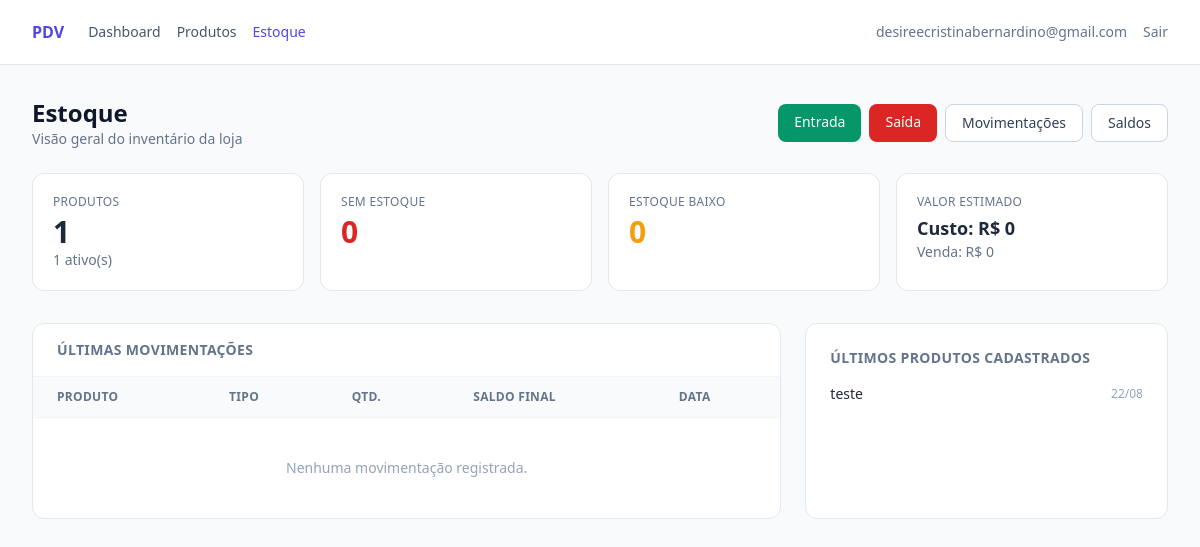
/app/estoque/ (signed in), run on the app's committed database.
### apps/accounts/models.py (models this page shows, shortened)
class User(AbstractUser):
    uuid = models.UUIDField(default=uuid.uuid4, editable=False, unique=True)
    tenant = models.ForeignKey(
        "companies.Tenant",
        on_delete=models.PROTECT,
        related_name="usuarios",
        null=True,
        blank=True,
        verbose_name="tenant",
        help_text=(
            "Tenant do usuário. Equipe da plataforma não possui tenant "
            "(acesso global via Django Admin)."
        ),
    )
    data_criacao = models.DateTimeField("criado em", auto_now_add=True)
    data_atualizacao = models.DateTimeField("atualizado em", auto_now=True)
    class Meta:
        verbose_name = "usuário"
        verbose_name_plural = "usuários"
        indexes = [
            models.Index(fields=["tenant", "username"]),
        ]
    objects = UserManager()
    def get_tenant(self):
        return self.tenant

### apps/products/models.py (models this page shows, shortened)
class Produto(TenantAwareModel):
    class UnidadeMedida(models.TextChoices):
        UN = "UN", "Unidade"
        KG = "KG", "Quilograma"
        G = "G", "Gramas"
        L = "L", "Litros"
        ML = "ML", "Mililitros"
        CX = "CX", "Caixa"
        PCT = "PCT", "Pacote"
    uuid = models.UUIDField(default=uuid.uuid4, editable=False, unique=True)
    tenant = models.ForeignKey(
        Tenant,
        on_delete=models.PROTECT,
        related_name="produtos",
        verbose_name="tenant",
    )
    nome = models.CharField("nome", max_length=200)
    sku = models.CharField("SKU", max_length=60, blank=True)
    codigo_barras = models.CharField(
        "código de barras",
        max_length=13,
        blank=True,
        help_text=(
            "EAN-13. Códigos gerados pelo sistema usam o prefixo 2 "
            "(faixa interna de uso da loja), não são GTIN registrados."
        ),
    )
    descricao = models.TextField("descrição", blank=True)
    tamanho = models.CharField("tamanho", max_length=50, blank=True)
    unidade_medida = models.CharField(
        "unidade de medida",
        max_length=3,
        choices=UnidadeMedida.choices,
        default=UnidadeMedida.UN,
    )
    categoria = models.ForeignKey(
        Categoria,
        on_delete=models.SET_NULL,
        related_name="produtos",
        null=True,
        blank=True,
        verbose_name="categoria",
    )
    marca = models.ForeignKey(
        Marca,
        on_delete=models.SET_NULL,
        related_name="produtos",
        null=True,
        blank=True,
        verbose_name="marca",
    )
    preco_custo = models.DecimalField(
        "preço de custo",
        max_digits=12,
        decimal_places=2,
        default=ZERO,
        validators=[MinValueValidator(ZERO)],
    )
    preco_venda = models.DecimalField(
        "preço de venda",
        max_digits=12,
        decimal_places=2,
        default=ZERO,
        validators=[MinValueValidator(ZERO)],
    )
    estoque_minimo = models.DecimalField(
        "estoque mínimo",
        max_digits=12,
        decimal_places=3,
        default=ZERO,
        validators=[MinValueValidator(ZERO)],
    )
    estoque_maximo = models.DecimalField(
        "estoque máximo",
        max_digits=12,
        decimal_places=3,
        null=True,
        blank=True,
        validators=[MinValueValidator(ZERO)],
    )
    ativo = models.BooleanField("ativo", default=True, db_index=True)
    observacao = models.TextField("observação", blank=True)
    data_cadastro = models.DateTimeField("criado em", auto_now_add=True)
    data_atualizacao = models.DateTimeField("atualizado em", auto_now=True)
    class Meta:
        verbose_name = "produto"
        verbose_name_plural = "produtos"
        ordering = ["nome"]
        constraints = [
            models.UniqueConstraint(
                fields=["tenant", "sku"],
                condition=~Q(sku=""),
                name="unique_produto_sku_per_tenant",
            ),
            models.UniqueConstraint(
                fields=["tenant", "codigo_barras"],
                condition=~Q(codigo_barras=""),
                name="unique_produto_codigo_barras_per_tenant",
            ),
        ]
        indexes = [
            models.Index(fields=["tenant", "nome"]),
            models.Index(fields=["tenant", "ativo"]),
            models.Index(fields=["tenant", "codigo_barras"]),
        ]

### apps/inventory/views.py (the view)
# urls.py: path("app/", dashboard, name="dashboard"),
@login_required
def dashboard(request):
    tenant = _tenant_atual(request)
    if tenant is None:
        return redirect("dashboard")
    estoques = (
        Estoque.objects.for_tenant(tenant)
        .select_related("produto", "produto__categoria")
        .order_by("produto__nome")
    )
    agregados = estoques.aggregate(
        valor_custo=Sum(
            F("quantidade") * F("produto__preco_custo"), output_field=DecimalField()
        ),
        valor_venda=Sum(
            F("quantidade") * F("produto__preco_venda"), output_field=DecimalField()
        ),
    )
    produtos = Produto.objects.for_tenant(tenant)
    com_estoque = {e.produto_id: e for e in estoques}
    sem_estoque = sum(
        1
        for e in estoques
        if e.situacao == Estoque.Situacao.SEM_ESTOQUE
    )
    estoque_baixo = sum(
        1
        for e in estoques
        if e.situacao == Estoque.Situacao.ESTOQUE_BAIXO
    )
    ultimas_movimentacoes = MovimentacaoEstoque.objects.for_tenant(
        tenant
    ).select_related("produto", "usuario")[:10]
    ultimos_produtos = produtos.order_by("-data_cadastro")[:5]
    contexto = {
        "total_produtos": produtos.count(),
        "produtos_ativos": produtos.filter(ativo=True).count(),
        "sem_estoque": sem_estoque,
        "estoque_baixo": estoque_baixo,
        "valor_custo": agregados["valor_custo"] or Decimal("0"),
        "valor_venda": agregados["valor_venda"] or Decimal("0"),
        "ultimas_movimentacoes": ultimas_movimentacoes,
        "ultimos_produtos": ultimos_produtos,
        "com_estoque": com_estoque,
    }
    return render(request, "inventory/dashboard.html", contexto)

### apps/core/tenancy.py (called while the page is built)
    def for_tenant(self, tenant):
        return self.filter(tenant=tenant)

### apps/inventory/views.py (called while the page is built)
def _tenant_atual(request):
    tenant = request.user.get_tenant()
    if tenant is None:
        messages.info(
            request,
            "Usuário da plataforma não possui tenant para operar o estoque.",
        )
    return tenant

### apps/inventory/templates/inventory/dashboard.html (shortened to what this page needs)
{% extends "app_base.html" %}
{% block nav_extra %}
<a href="{% url 'products:lista' %}" class="hover:text-indigo-600 whitespace-nowrap">Produtos</a>
<a href="{% url 'inventory:dashboard' %}" class="text-indigo-600 font-medium whitespace-nowrap">Estoque</a>
{% endblock %}
{% block app_content %}
<div class="flex flex-col sm:flex-row sm:items-center sm:justify-between gap-4 mb-6">
    <div>
        <h1 class="text-2xl font-bold text-slate-900">Estoque</h1>
        <p class="text-sm text-slate-500">Visão geral do inventário da loja</p>
    </div>
    <div class="flex gap-2">
        <a href="{% url 'inventory:entrada' %}" class="rounded-lg bg-emerald-600 px-4 py-2 text-sm font-medium text-white hover:bg-emerald-700">Entrada</a>
        <a href="{% url 'inventory:saida' %}" class="rounded-lg bg-red-600 px-4 py-2 text-sm font-medium text-white hover:bg-red-700">Saída</a>
        <a href="{% url 'inventory:movimentacoes' %}" class="rounded-lg border border-slate-300 bg-white px-4 py-2 text-sm font-medium text-slate-700 hover:bg-slate-50">Movimentações</a>
        <a href="{% url 'inventory:saldos' %}" class="rounded-lg border border-slate-300 bg-white px-4 py-2 text-sm font-medium text-slate-700 hover:bg-slate-50">Saldos</a>
    </div>
</div>
<div class="grid grid-cols-2 lg:grid-cols-4 gap-4 mb-8">
    <div class="bg-white rounded-xl border border-slate-200 p-5">
        <p class="text-xs uppercase tracking-wide text-slate-500">Produtos</p>
        <p class="mt-1 text-3xl font-bold">{{ total_produtos }}</p>
        <p class="text-sm text-slate-500">{{ produtos_ativos }} ativo(s)</p>
    </div>
    <div class="bg-white rounded-xl border border-slate-200 p-5">
        <p class="text-xs uppercase tracking-wide text-slate-500">Sem estoque</p>
        <p class="mt-1 text-3xl font-bold text-red-600">{{ sem_estoque }}</p>
    </div>
    <div class="bg-white rounded-xl border border-slate-200 p-5">
        <p class="text-xs uppercase tracking-wide text-slate-500">Estoque baixo</p>
        <p class="mt-1 text-3xl font-bold text-amber-500">{{ estoque_baixo }}</p>
    </div>
    <div class="bg-white rounded-xl border border-slate-200 p-5">
        <p class="text-xs uppercase tracking-wide text-slate-500">Valor estimado</p>
        <p class="mt-1 text-lg font-bold">Custo: R$ {{ valor_custo }}</p>
        <p class="text-sm text-slate-500">Venda: R$ {{ valor_venda }}</p>
    </div>
</div>
<div class="grid grid-cols-1 lg:grid-cols-3 gap-6">
    <section class="lg:col-span-2 bg-white rounded-xl border border-slate-200 overflow-hidden">
        <h2 class="px-6 py-4 text-sm font-semibold uppercase tracking-wide text-slate-500 border-b border-slate-100">Últimas movimentações</h2>
        <table class="min-w-full divide-y divide-slate-100 text-sm">
            <thead class="bg-slate-50 text-left text-xs uppercase tracking-wide text-slate-500">
                <tr>
                    <th class="px-6 py-3">Produto</th>
                    <th class="px-6 py-3">Tipo</th>
                    <th class="px-6 py-3">Qtd.</th>
                    <th class="px-6 py-3">Saldo final</th>
                    <th class="px-6 py-3">Data</th>
                </tr>
            </thead>
            <tbody class="divide-y divide-slate-100">
                {% for mov in ultimas_movimentacoes %}
                    <tr>
                        <td class="px-6 py-3">{{ mov.produto.nome }}</td>
                        <td class="px-6 py-3 text-slate-500">{{ mov.get_tipo_display }}</td>
                        <td class="px-6 py-3 {% if mov.saldo_posterior >= mov.saldo_anterior %}text-emerald-600{% else %}text-red-600{% endif %}">
                            {{ mov.quantidade }}
                        </td>
                        <td class="px-6 py-3">{{ mov.saldo_posterior }}</td>
                        <td class="px-6 py-3 text-slate-500">{{ mov.data_criacao|date:"d/m H:i" }}</td>
                    </tr>
                {% empty %}
                    <tr><td colspan="5" class="px-6 py-10 text-center text-slate-400">Nenhuma movimentação registrada.</td></tr>
                {% endfor %}
            </tbody>
        </table>
    </section>
    <aside class="bg-white rounded-xl border border-slate-200 p-6">
        <h2 class="text-sm font-semibold uppercase tracking-wide text-slate-500 mb-4">Últimos produtos cadastrados</h2>
        <ul class="space-y-3 text-sm">
            {% for produto in ultimos_produtos %}
                <li class="flex items-center justify-between">
                    <span>{{ produto.nome }}</span>
                    <span class="text-slate-400 text-xs">{{ produto.data_cadastro|date:"d/m" }}</span>
                </li>
            {% empty %}
                <li class="text-slate-400">Nenhum produto cadastrado.</li>
            {% endfor %}
        </ul>
    </aside>
</div>
{% endblock %}

### frontend/templates/app_base.html (shortened to what this page needs)
{% extends "base.html" %}
{% block content %}
<header class="bg-white border-b border-slate-200">
    <div class="max-w-7xl mx-auto px-4 sm:px-6 lg:px-8 h-16 flex items-center justify-between gap-4">
        <div class="flex items-center gap-6 overflow-x-auto">
            <a href="/" class="font-bold text-indigo-600 whitespace-nowrap">PDV</a>
            <nav class="flex items-center gap-4 text-sm text-slate-600">
                <a href="{% url 'dashboard' %}" class="hover:text-indigo-600 whitespace-nowrap">Dashboard</a>
                {% block nav_extra %}{% endblock %}
            </nav>
        </div>
        <div class="flex items-center gap-4 text-sm">
            <span class="text-slate-500 hidden sm:inline">{{ user.get_full_name|default:user.username }}</span>
            <form method="post" action="{% url 'logout' %}">
                <button type="submit" class="text-slate-500 hover:text-red-600">Sair</button>
            </form>
        </div>
    </div>
</header>
<main class="max-w-7xl mx-auto px-4 sm:px-6 lg:px-8 py-8">
    {% block app_content %}{% endblock %}
</main>
{% endblock %}

### data on the page
User: get_full_name "desireecristinabernardino@gmail.com"
Produto: nome "teste", data_cadastro "22/08"

### other printed values
{{ total_produtos }} "1"
{{ produtos_ativos }} "1"
{{ sem_estoque }} "0"
{{ estoque_baixo }} "0"
{{ valor_custo }} "0"
{{ valor_venda }} "0"
